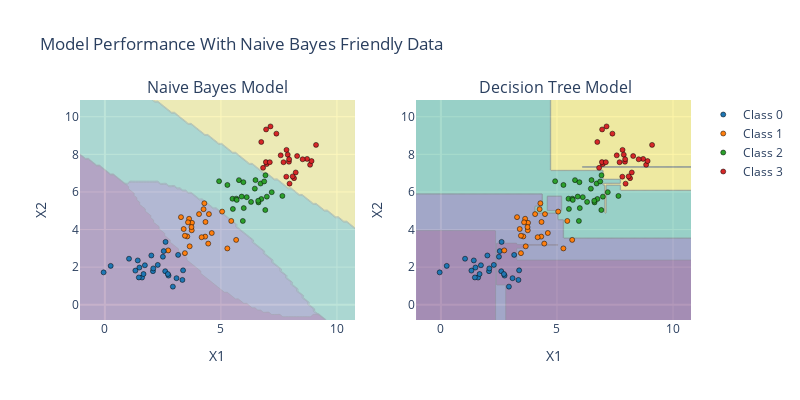

Here is the notebook cell this chart was saved with:
### Code cell
# Create subplots
fig = go.Figure()
fig = make_subplots(
    rows=1, cols=2,
    subplot_titles=("Naive Bayes Model", " Decision Tree Model"),
    specs=[[{"type": "xy"}, {"type": "xy"}]]
)

draw_naive_bayes_plot(X_nbb_nbb_train, X_nbb_nbb_test, Y_nbb_nbb_test, model_nbb_nbb, fig, 1, 1)
draw_decision_tree_plot(X_nbb_nbb_train, X_nbb_nbb_test, Y_nbb_nbb_test, model_nbb_dt, fig, 1, 2)

# Update layout
fig.update_layout(
    title="Model Performance With Naive Bayes Friendly Data",
    width=800,
    height=400
)

fig.update_xaxes(title_text="X1")
fig.update_yaxes(title_text="X2")

fig.show()
